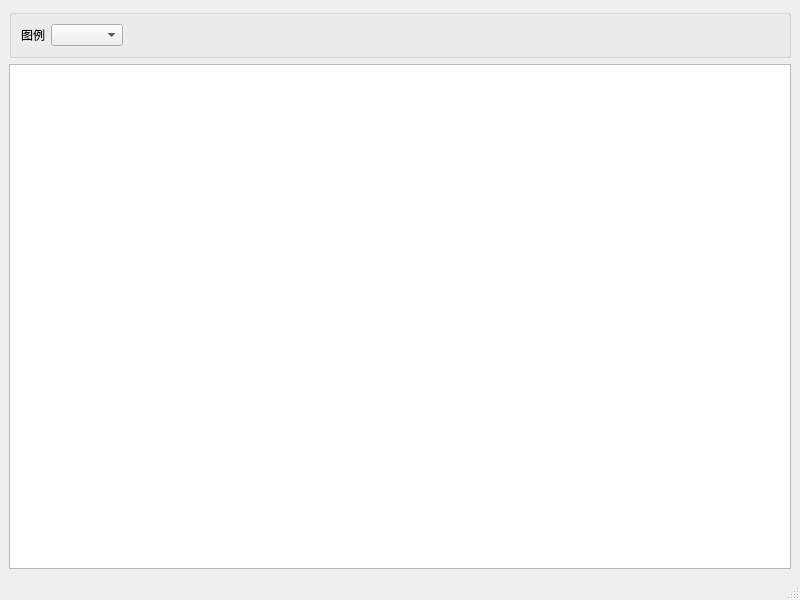
<?xml version="1.0" encoding="UTF-8"?>
<ui version="4.0">
 <class>MainWindow</class>
 <widget class="QMainWindow" name="MainWindow">
  <property name="geometry">
   <rect>
    <x>0</x>
    <y>0</y>
    <width>800</width>
    <height>600</height>
   </rect>
  </property>
  <property name="windowTitle">
   <string>MainWindow</string>
  </property>
  <widget class="QWidget" name="centralwidget">
   <layout class="QVBoxLayout" name="verticalLayout">
    <item>
     <widget class="QGroupBox" name="groupBox">
      <property name="title">
       <string/>
      </property>
      <layout class="QHBoxLayout" name="horizontalLayout">
       <item>
        <widget class="QLabel" name="label">
         <property name="text">
          <string>图例</string>
         </property>
        </widget>
       </item>
       <item>
        <widget class="QComboBox" name="comboBox"/>
       </item>
       <item>
        <spacer name="horizontalSpacer">
         <property name="orientation">
          <enum>Qt::Horizontal</enum>
         </property>
         <property name="sizeHint" stdset="0">
          <size>
           <width>40</width>
           <height>20</height>
          </size>
         </property>
        </spacer>
       </item>
      </layout>
     </widget>
    </item>
    <item>
     <widget class="QChartView" name="graphicsView">
      <property name="renderHints">
       <set>QPainter::Antialiasing</set>
      </property>
     </widget>
    </item>
   </layout>
  </widget>
  <widget class="QMenuBar" name="menubar">
   <property name="geometry">
    <rect>
     <x>0</x>
     <y>0</y>
     <width>800</width>
     <height>17</height>
    </rect>
   </property>
  </widget>
  <widget class="QStatusBar" name="statusbar"/>
 </widget>
 <customwidgets>
  <customwidget>
   <class>QChartView</class>
   <extends>QGraphicsView</extends>
   <header location="global">qchartview.h</header>
  </customwidget>
 </customwidgets>
 <resources/>
 <connections/>
</ui>
